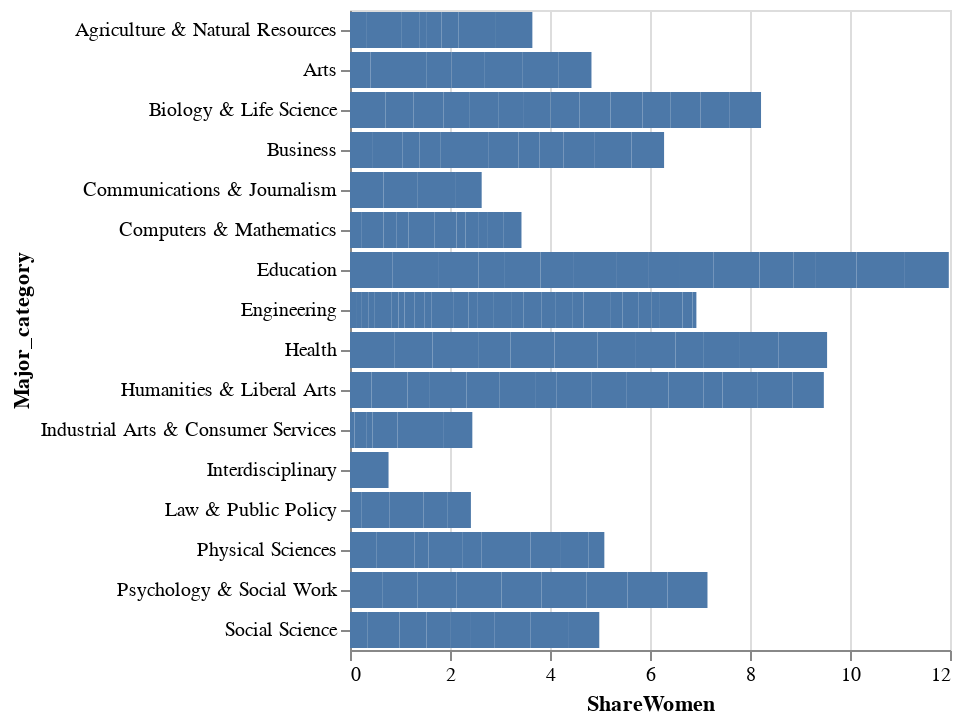

This figure's notebook cell:
### Code cell
alt.Chart(data).mark_bar().encode(
    x='ShareWomen',
    y='Major_category')

### Figure 1 — Vega-Lite specification as saved in the notebook (floating-point values rounded to 4 significant figures; data arrays with more than 128 entries replaced by an {"elided": "..."} marker saying what was removed)
{"config": {"view": {"continuousWidth": 300, "continuousHeight": 300}}, "data": {"name": "data-63fa2a9c083e485f97481e7cf1778da9"}, "mark": {"type": "bar"}, "encoding": {"x": {"field": "ShareWomen", "type": "quantitative"}, "y": {"field": "Major_category", "type": "nominal"}}, "$schema": "https://vega.github.io/schema/vega-lite/v5.20.1.json", "datasets": {"data-63fa2a9c083e485f97481e7cf1778da9": {"elided": "173 records"}}}
